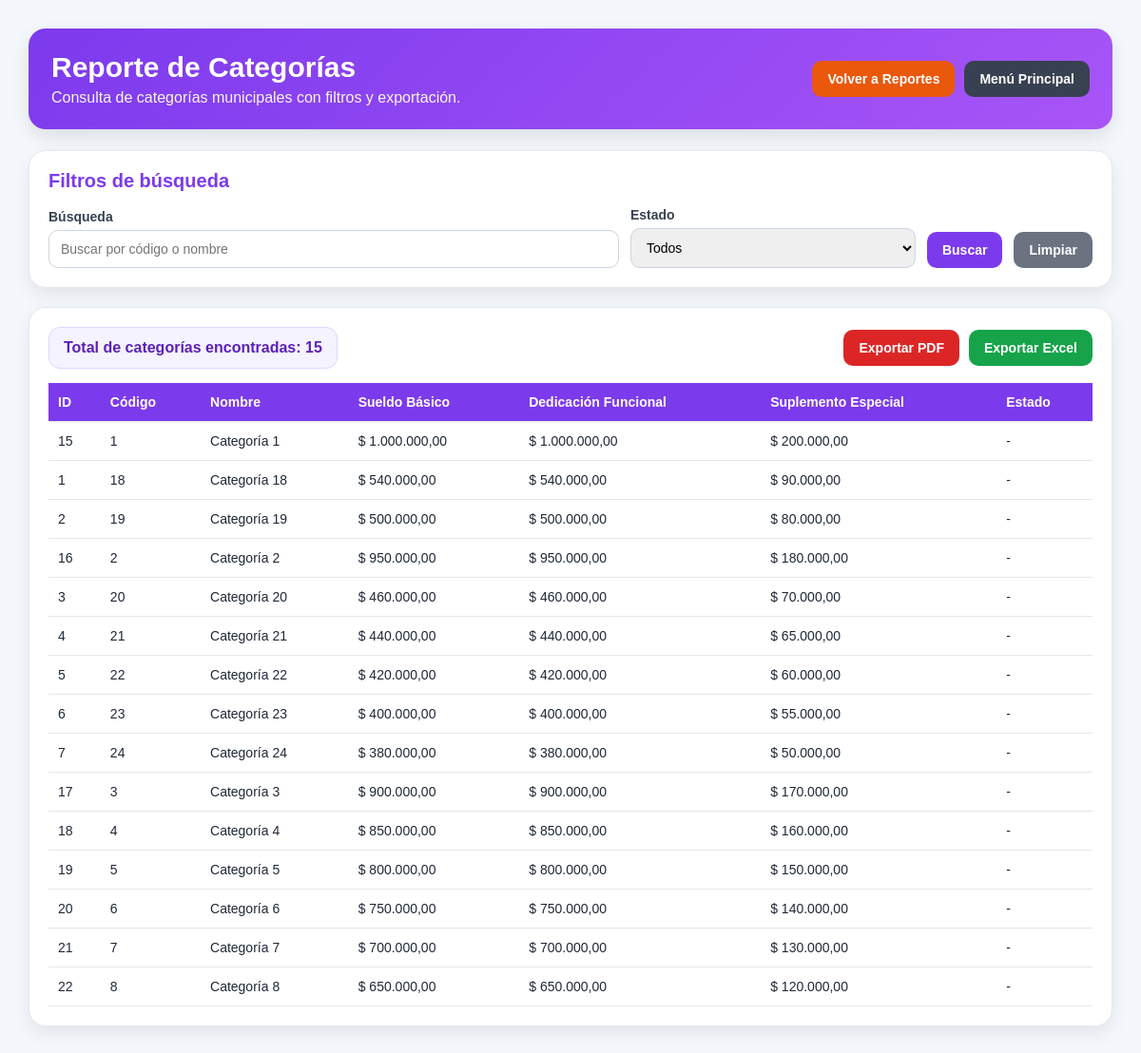
The page /reporte_categorias.php (signed in) on the database its author committed.
### tables this page shows
CREATE TABLE `categoria` (
  `id` int NOT NULL AUTO_INCREMENT,
  `codigo` varchar(20) NOT NULL,
  `nombre` varchar(100) NOT NULL,
  `sueldo_basico` decimal(12,2) DEFAULT '0.00',
  `dedicacion_funcional` decimal(12,2) DEFAULT '0.00',
  `suplemento_especial` decimal(12,2) DEFAULT '0.00',
  PRIMARY KEY (`id`),
  UNIQUE KEY `uq_categoria_codigo` (`codigo`)
);

### reporte_categorias.php (the view, shortened to what this page needs)
<?php
require_once("conexion.php");
$buscar = trim($_GET['buscar'] ?? "");
$activo = trim($_GET['activo'] ?? "");
$sql = "SELECT * FROM categoria WHERE 1=1";
$sql .= " ORDER BY codigo ASC, nombre ASC";
$stmt = $conexion->prepare($sql);
$stmt->execute();
$resultado = $stmt->get_result();
$totalCategorias = $resultado->num_rows;
$queryString = http_build_query([
    'buscar' => $buscar,
    'activo' => $activo
]);
$columnasCategoria = [];
$checkCols = $conexion->query("SHOW COLUMNS FROM categoria");
if ($checkCols) {
    while ($col = $checkCols->fetch_assoc()) {
        $columnasCategoria[] = $col['Field'];
    }
}
$tieneBasico = in_array('sueldo_basico', $columnasCategoria);
$tieneDedicacion = in_array('dedicacion_funcional', $columnasCategoria);
$tieneSuplemento = in_array('suplemento_especial', $columnasCategoria);
?>
<!DOCTYPE html>
<html lang="es">
<head>
</head>
<body>
<div class="contenedor">
    <div class="cabecera">
        <div class="cabecera-top">
            <div>
                <h1>Reporte de Categorías</h1>
                <p>Consulta de categorías municipales con filtros y exportación.</p>
            </div>
            <div class="acciones-superiores">
                <a href="reportes.php" class="btn btn-reportes">Volver a Reportes</a>
                <a href="index.php" class="btn btn-volver">Menú Principal</a>
            </div>
        </div>
    </div>
    <div class="panel">
        <h2>Filtros de búsqueda</h2>
        <form method="GET" action="reporte_categorias.php" class="filtros">
            <div class="campo">
                <label for="buscar">Búsqueda</label>
                <input
                    type="text"
                    id="buscar"
                    name="buscar"
                    placeholder="Buscar por código o nombre"
                    value="<?php echo htmlspecialchars($buscar); ?>"
                >
            </div>
            <div class="campo">
                <label for="activo">Estado</label>
                <select name="activo" id="activo">
                    <option value="">Todos</option>
                </select>
            </div>
            <button type="submit" class="btn btn-buscar">Buscar</button>
            <a href="reporte_categorias.php" class="btn btn-limpiar">Limpiar</a>
        </form>
    </div>
    <div class="panel">
        <div class="resumen">
            <div class="resumen-box">
                Total de categorías encontradas: <?php echo (int)$totalCategorias; ?>
            </div>
            <div class="acciones-exportar">
                <a href="reporte_categorias_pdf.php?<?php echo htmlspecialchars($queryString); ?>" class="btn btn-pdf">Exportar PDF</a>
                <a href="reporte_categorias_excel.php?<?php echo htmlspecialchars($queryString); ?>" class="btn btn-excel">Exportar Excel</a>
            </div>
        </div>
        <?php if ($resultado && $resultado->num_rows > 0): ?>
            <div class="tabla-contenedor">
                <table>
                    <thead>
                        <tr>
                            <th>ID</th>
                            <th>Código</th>
                            <th>Nombre</th>
                            <?php if ($tieneBasico): ?>
                                <th>Sueldo Básico</th>
                            <?php endif; ?>
                            <?php if ($tieneDedicacion): ?>
                                <th>Dedicación Funcional</th>
                            <?php endif; ?>
                            <?php if ($tieneSuplemento): ?>
                                <th>Suplemento Especial</th>
                            <?php endif; ?>
                            <th>Estado</th>
                        </tr>
                    </thead>
                    <tbody>
                        <?php while ($fila = $resultado->fetch_assoc()): ?>
                            <tr>
                                <td><?php echo (int)$fila['id']; ?></td>
                                <td><?php echo htmlspecialchars($fila['codigo'] ?? ''); ?></td>
                                <td><?php echo htmlspecialchars($fila['nombre'] ?? ''); ?></td>
                                <?php if ($tieneBasico): ?>
                                    <td>$ <?php echo number_format((float)($fila['sueldo_basico'] ?? 0), 2, ',', '.'); ?></td>
                                <?php endif; ?>
                                <?php if ($tieneDedicacion): ?>
                                    <td>$ <?php echo number_format((float)($fila['dedicacion_funcional'] ?? 0), 2, ',', '.'); ?></td>
                                <?php endif; ?>
                                <?php if ($tieneSuplemento): ?>
                                    <td>$ <?php echo number_format((float)($fila['suplemento_especial'] ?? 0), 2, ',', '.'); ?></td>
                                <?php endif; ?>
                                <td>
                                    <?php if (isset($fila['activo']) && (int)$fila['activo'] === 1): ?>
                                        <span class="estado-activo">Activa</span>
                                    <?php elseif (isset($fila['activo'])): ?>
                                        <span class="estado-inactivo">Inactiva</span>
                                    <?php else: ?>
                                        <span>-</span>
                                    <?php endif; ?>
                                </td>
                            </tr>
                        <?php endwhile; ?>
                    </tbody>
                </table>
            </div>
        <?php else: ?>
            <div class="sin-registros">
                No se encontraron categorías con los filtros seleccionados.
            </div>
        <?php endif; ?>
    </div>
</div>
</body>
</html>

### reporte_categorias.php (style rules this page uses)
* { box-sizing: border-box; }
body { margin: 0; font-family: Arial, Helvetica, sans-serif; background: #f4f7fb; color: #1f2937; }
.contenedor { width: 95%; max-width: 1400px; margin: 30px auto; }
.cabecera { background: linear-gradient(135deg, #7c3aed, #a855f7); color: white; border-radius: 18px; padding: 24px; box-shadow: 0 8px 20px rgba(0,0,0,0.10); margin-bottom: 22px; }
.cabecera-top { display: flex; justify-content: space-between; align-items: center; gap: 15px; flex-wrap: wrap; }
.cabecera h1 { margin: 0 0 6px 0; font-size: 30px; }
.cabecera p { margin: 0; opacity: 0.95; }
.acciones-superiores { display: flex; gap: 10px; flex-wrap: wrap; }
.btn { display: inline-block; text-decoration: none; border: none; border-radius: 10px; padding: 11px 16px; font-size: 14px; font-weight: bold; cursor: pointer; color: white; transition: 0.2s ease; }
.btn-volver { background: #374151; }
.btn-reportes { background: #ea580c; }
.btn-buscar { background: #7c3aed; }
.btn-limpiar { background: #6b7280; }
.btn-pdf { background: #dc2626; }
.btn-excel { background: #16a34a; }
.panel { background: white; border-radius: 18px; padding: 20px; box-shadow: 0 8px 20px rgba(0,0,0,0.08); border: 1px solid #e5e7eb; margin-bottom: 20px; }
.panel h2 { margin-top: 0; margin-bottom: 16px; font-size: 20px; color: #7c3aed; }
.filtros { display: grid; grid-template-columns: 2fr 1fr auto auto; gap: 12px; align-items: end; }
.campo label { display: block; margin-bottom: 6px; font-size: 14px; font-weight: bold; color: #374151; }
.campo input, .campo select { width: 100%; padding: 11px 12px; border: 1px solid #cbd5e1; border-radius: 10px; font-size: 14px; outline: none; }
.resumen { display: flex; justify-content: space-between; align-items: center; gap: 12px; flex-wrap: wrap; margin-bottom: 15px; }
.resumen-box { background: #f5f3ff; border: 1px solid #ddd6fe; color: #5b21b6; padding: 12px 15px; border-radius: 12px; font-weight: bold; }
.acciones-exportar { display: flex; gap: 10px; flex-wrap: wrap; }
.tabla-contenedor { overflow-x: auto; }
table { width: 100%; min-width: 1100px; border-collapse: collapse; background: white; }
th, td { padding: 12px 10px; border-bottom: 1px solid #e5e7eb; text-align: left; font-size: 14px; vertical-align: middle; }
th { background: #7c3aed; color: white; position: sticky; top: 0; }

### rows shown on the page
categoria: id "15", codigo "1", nombre "Categoría 1", sueldo_basico "1.000.000,00", dedicacion_funcional "1.000.000,00", suplemento_especial "200.000,00"
categoria: id "1", codigo "18", nombre "Categoría 18", sueldo_basico "540.000,00", dedicacion_funcional "540.000,00", suplemento_especial "90.000,00"
categoria: id "2", codigo "19", nombre "Categoría 19", sueldo_basico "500.000,00", dedicacion_funcional "500.000,00", suplemento_especial "80.000,00"
categoria: id "16", codigo "2", nombre "Categoría 2", sueldo_basico "950.000,00", dedicacion_funcional "950.000,00", suplemento_especial "180.000,00"
categoria: id "3", codigo "20", nombre "Categoría 20", sueldo_basico "460.000,00", dedicacion_funcional "460.000,00", suplemento_especial "70.000,00"
categoria: id "4", codigo "21", nombre "Categoría 21", sueldo_basico "440.000,00", dedicacion_funcional "440.000,00", suplemento_especial "65.000,00"
categoria: id "5", codigo "22", nombre "Categoría 22", sueldo_basico "420.000,00", dedicacion_funcional "420.000,00", suplemento_especial "60.000,00"
categoria: id "6", codigo "23", nombre "Categoría 23", sueldo_basico "400.000,00", dedicacion_funcional "400.000,00", suplemento_especial "55.000,00"
categoria: id "7", codigo "24", nombre "Categoría 24", sueldo_basico "380.000,00", dedicacion_funcional "380.000,00", suplemento_especial "50.000,00"
categoria: id "17", codigo "3", nombre "Categoría 3", sueldo_basico "900.000,00", dedicacion_funcional "900.000,00", suplemento_especial "170.000,00"
categoria: id "18", codigo "4", nombre "Categoría 4", sueldo_basico "850.000,00", dedicacion_funcional "850.000,00", suplemento_especial "160.000,00"
categoria: id "19", codigo "5", nombre "Categoría 5", sueldo_basico "800.000,00", dedicacion_funcional "800.000,00", suplemento_especial "150.000,00"
categoria: id "20", codigo "6", nombre "Categoría 6", sueldo_basico "750.000,00", dedicacion_funcional "750.000,00", suplemento_especial "140.000,00"
categoria: id "21", codigo "7", nombre "Categoría 7", sueldo_basico "700.000,00", dedicacion_funcional "700.000,00", suplemento_especial "130.000,00"
categoria: id "22", codigo "8", nombre "Categoría 8", sueldo_basico "650.000,00", dedicacion_funcional "650.000,00", suplemento_especial "120.000,00"

### other values the page prints
$totalCategorias "15"
